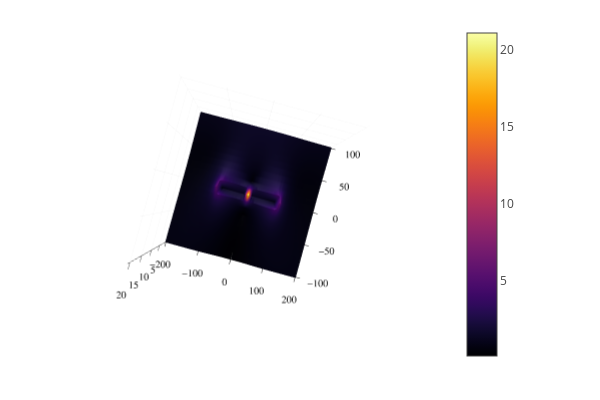

Notebook code cell kept with this figure:
### Code cell
plotly()
surface(xA,yA,imagenE)

### Figure 1 — Plotly figure (JSON) as saved in the notebook; plotly's stock layout.template omitted (floating-point values rounded to 4 significant figures; data arrays with more than 128 entries replaced by an {"elided": "..."} marker saying what was removed)
{"data": [{"cmax": 21.07, "cmin": 0.08892, "colorbar": {"len": 0.9525, "title": {"text": ""}, "x": 0.7615, "y": 0.5139}, "colorscale": {"elided": "256x2 mixed values"}, "name": "y1", "opacity": null, "scene": "scene", "showlegend": false, "showscale": true, "type": "surface", "x": [-200, -190, -180, -170, -160, -150, -140, -130, -120, -110, -100, -90, -80, -70, -60, -50, -40, -30, -20, -10, 0, 10, 20, 30, 40, 50, 60, 70, 80, 90, 100, 110, 120, 130, 140, 150, 160, 170, 180, 190, 200], "xaxis": "x", "y": [-100, -90, -80, -70, -60, -50, -40, -30, -20, -10, 0, 10, 20, 30, 40, 50, 60, 70, 80, 90, 100], "yaxis": "y", "z": {"elided": "21x41 float values"}, "zaxis": "z", "zmax": 21.07, "zmin": 0.08892}], "layout": {"annotations": [], "height": 400, "legend": {"bgcolor": "rgba(255, 255, 255, 1.000)", "bordercolor": "rgba(0, 0, 0, 1)", "borderwidth": 1, "font": {"color": "rgba(0, 0, 0, 1)", "family": "sans-serif", "size": 11}, "title": {"font": {"color": "rgba(0, 0, 0, 1)", "family": "sans-serif", "size": 15}, "text": ""}, "tracegroupgap": 0, "traceorder": "normal", "x": 1, "xanchor": "auto", "y": 1, "yanchor": "auto"}, "margin": {"b": 20, "l": 0, "r": 0, "t": 20}, "paper_bgcolor": "rgba(255, 255, 255, 1.000)", "plot_bgcolor": "rgba(255, 255, 255, 1.000)", "scene": {"aspectmode": "auto", "aspectratio": {"x": 1, "y": 1, "z": 1}, "camera": {"center": {"x": 0, "y": 0, "z": 0}, "eye": {"x": 4.203e-17, "y": -1.536e-16, "z": 2.6}, "projection": {"type": "perspective"}, "up": {"x": 0, "y": 0, "z": 1}}, "domain": {"x": [0.06582, 0.7615], "y": [0.03762, 0.9902]}, "xaxis": {"gridcolor": "rgba(0, 0, 0, 0.1)", "gridwidth": 0.5, "linecolor": "rgba(0, 0, 0, 1)", "mirror": false, "range": [-200, 200], "showgrid": true, "showline": true, "showticklabels": true, "tickangle": 0, "tickcolor": "rgb(0, 0, 0)", "tickfont": {"color": "rgba(0, 0, 0, 1)", "family": "sans-serif", "size": 11}, "tickmode": "array", "ticks": "inside", "ticktext": ["−200", "−100", "0", "100", "200"], "tickvals": [-200, -100, 0, 100, 200], "title": {"font": {"color": "rgba(0, 0, 0, 1)", "family": "sans-serif", "size": 15}, "text": ""}, "type": "linear", "visible": true, "zeroline": false, "zerolinecolor": "rgba(0, 0, 0, 1)"}, "yaxis": {"gridcolor": "rgba(0, 0, 0, 0.1)", "gridwidth": 0.5, "linecolor": "rgba(0, 0, 0, 1)", "mirror": false, "range": [-100, 100], "showgrid": true, "showline": true, "showticklabels": true, "tickangle": 0, "tickcolor": "rgb(0, 0, 0)", "tickfont": {"color": "rgba(0, 0, 0, 1)", "family": "sans-serif", "size": 11}, "tickmode": "array", "ticks": "inside", "ticktext": ["−100", "−50", "0", "50", "100"], "tickvals": [-100, -50, 0, 50, 100], "title": {"font": {"color": "rgba(0, 0, 0, 1)", "family": "sans-serif", "size": 15}, "text": ""}, "type": "linear", "visible": true, "zeroline": false, "zerolinecolor": "rgba(0, 0, 0, 1)"}, "zaxis": {"gridcolor": "rgba(0, 0, 0, 0.1)", "gridwidth": 0.5, "linecolor": "rgba(0, 0, 0, 1)", "mirror": false, "range": [0.08892, 21.07], "showgrid": true, "showline": true, "showticklabels": true, "tickangle": 0, "tickcolor": "rgb(0, 0, 0)", "tickfont": {"color": "rgba(0, 0, 0, 1)", "family": "sans-serif", "size": 11}, "tickmode": "array", "ticks": "inside", "ticktext": ["5", "10", "15", "20"], "tickvals": [5, 10, 15, 20], "title": {"font": {"color": "rgba(0, 0, 0, 1)", "family": "sans-serif", "size": 15}, "text": ""}, "type": "linear", "visible": true, "zeroline": false, "zerolinecolor": "rgba(0, 0, 0, 1)"}}, "showlegend": true, "width": 600}}
